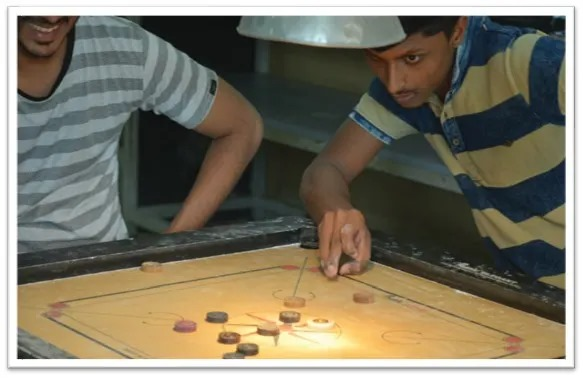
#> input picture ASIP/Practical-3/assets/image-1.jpeg, 583 x 378 px
$ jupyter execute asip_practical_3.ipynb
#> lines starting #> are read from the running program, lines starting #| are printed output that depends on the picture; after the words box and inside, x2 and y2 are one past the last pixel; in counts of white or black regions, pixels touching at a corner belong together
## Applied Signal and Image Processing

(Subhashish Nabajja, CS24010)

**Aim**: Write program to demonstrate the following aspects of signal on
sound/image data
1. Convolution operation
2. Template Matching

# Convolution Operation

Convolution is a mathematical operation used in signal processing and image processing. It involves combining two signals (or functions) to produce a third signal. The operation takes a kernel (small matrix or filter) and applies it to an input signal or image, transforming it by "sliding" the kernel over the signal.

### Key Points:
- **Kernel (Filter)**: A small matrix or vector that is applied to the input signal/image.
- **Sliding Window**: The kernel moves over the input signal/image, performing an operation (e.g., addition or multiplication) at each step.
- **Result**: The output signal/image is a transformed version of the input, based on the kernel used.

### Applications:
- **Image Processing**: Edge detection, blurring, sharpening, etc.
- **Signal Processing**: Filtering noise, smoothing signals, etc.

In the code, convolution is applied to sound data where a smoothing kernel is used to filter or modify the original sound signal.

---

# Template Matching

Template matching is a technique used in image processing to find a sub-image (template) inside a larger image. It involves sliding the template over the image (similar to convolution) and comparing the pixel values at each location. The goal is to find the region of the image that best matches the template.

### Key Points:
- **Template**: A smaller image that you want to find within a larger image.
- **Matching**: The template is moved over the image, and a similarity measure (such as correlation) is computed at each position.
- **Result**: The position of the best match is found, often represented by a rectangle drawn around the matching region.

### Applications:
- **Object Detection**: Detecting specific objects or patterns in an image.
- **Face Recognition**: Identifying faces in photographs.
- **Quality Control**: Checking if certain features are present in industrial images.

In the code, template matching is used to find a specified template inside an image and highlight the matched region by drawing a rectangle around it.

[cell 1]
import cv2
import numpy as np
import matplotlib.pyplot as plt
from scipy.io import wavfile
from scipy.signal import convolve

# Function to perform template matching on image data
def template_matching(image_path, template_path):
#> called with image_path = './assets/image-1.jpeg', template_path = './assets/image-2.jpg'
    try:
        # Load the image and the template
        image = cv2.imread(image_path, cv2.IMREAD_GRAYSCALE)
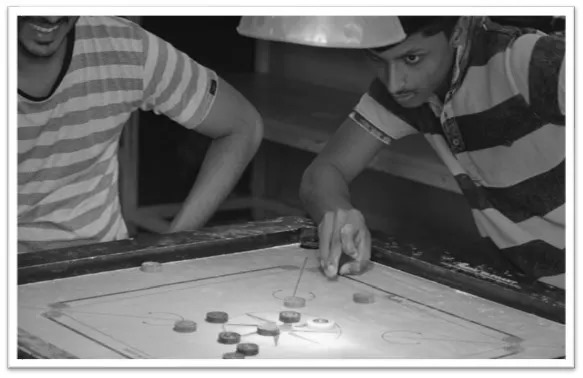
#> image: shape (378, 583); min 5, max 255, mean 116.5
        template = cv2.imread(template_path, cv2.IMREAD_GRAYSCALE)
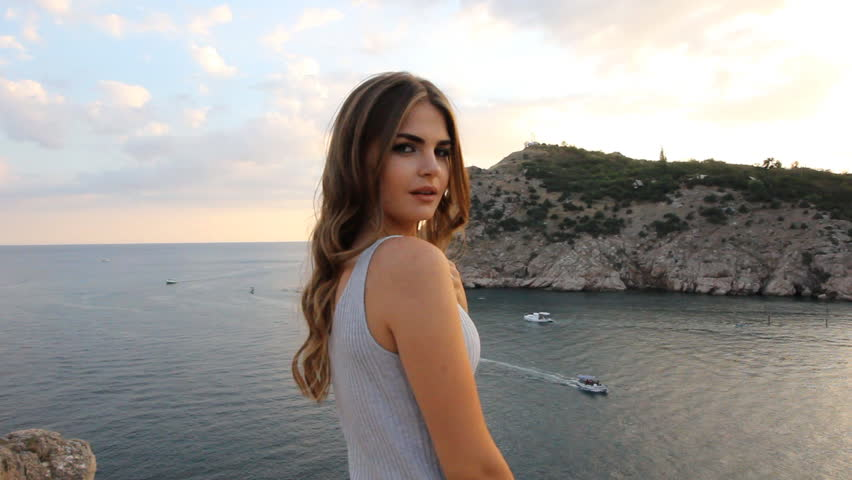
#> input picture ASIP/Practical-3/assets/image-2.jpg, 852 x 480 px
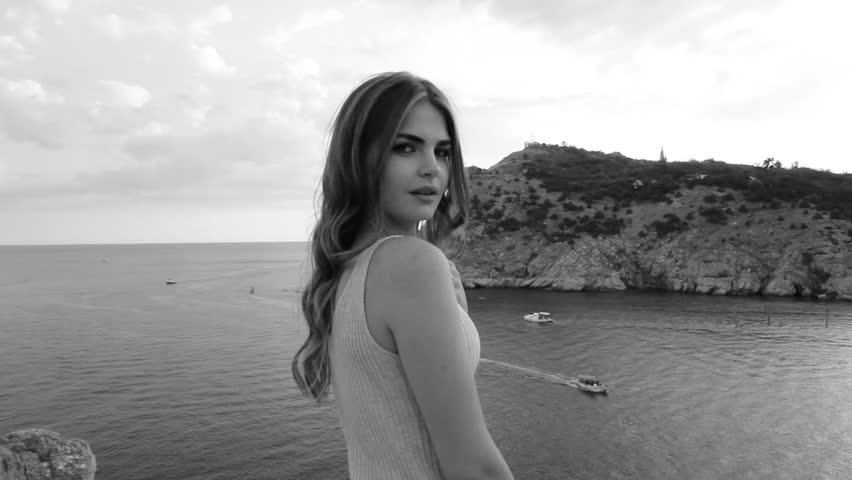
#> template: shape (480, 852); min 4, max 255, mean 155

        # Check if the files were loaded correctly
        if image is None or template is None:
            raise FileNotFoundError("Image or template file not found.")

        # Perform template matching
        result = cv2.matchTemplate(image, template, cv2.TM_CCOEFF_NORMED)
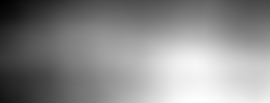
#> result: shape (103, 270) float32; min -0.104, max 0.204, mean 0.0633; drawn with min black and max white
        min_val, max_val, min_loc, max_loc = cv2.minMaxLoc(result)
#> min_val = -0.104; max_val = 0.204; min_loc = (0, 0); max_loc = (192, 102)

        # Extract the top-left corner of the matching area
        top_left = max_loc
#> top_left = (192, 102)
        h, w = template.shape
#> h = 480; w = 852

        # Draw a rectangle around the matched region
        matched_image = image.copy()
        cv2.rectangle(matched_image, top_left, (top_left[0] + w, top_left[1] + h), 255, 2)
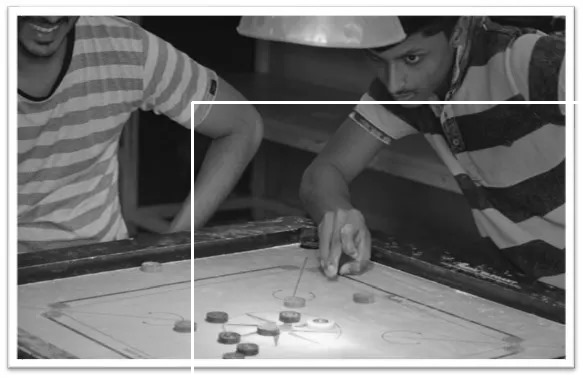
#> matched_image: shape (378, 583); 0.89% of pixels changed, all inside (x1, y1, x2, y2) = (191, 101, 582, 375)

        # Plot the results
        plt.figure(figsize=(12, 6))

        # Original image
        plt.subplot(1, 3, 1)
        plt.imshow(image, cmap='gray')
        plt.title("Original Image")
        plt.axis('off')

        # Template image
        plt.subplot(1, 3, 2)
        plt.imshow(template, cmap='gray')
        plt.title("Template Image")
        plt.axis('off')

        # Matched image with rectangle
        plt.subplot(1, 3, 3)
        plt.imshow(matched_image, cmap='gray')
        plt.title("Matched Image")
        plt.axis('off')
        plt.tight_layout()
        plt.show()

        # Return results for further processing if needed
        return result, top_left, (w, h)

    except Exception as e:
        print(f"An error occurred during template matching: {e}")
        return None

# Function to perform convolution on sound data
def sound_convolution(input_wav, kernel):
    try:
        # Read the sound file
        sample_rate, sound_data = wavfile.read(input_wav)

        # Handle multi-channel audio (use the first channel if stereo)
        if sound_data.ndim > 1:  # Stereo or multi-channel
            sound_data = sound_data[:, 0]  # Use the first channel

        # Check for file truncation or corruption
        if len(sound_data) == 0:
            raise ValueError("Sound file is empty or corrupted.")

        # Normalize sound data
        sound_data = sound_data / np.max(np.abs(sound_data))

        # Perform convolution
        convolved_data = convolve(sound_data, kernel, mode='same')

        # Plot original and convolved sound data
        plt.figure(figsize=(12, 6))

        # Plot original sound
        plt.subplot(2, 1, 1)
        plt.plot(sound_data, label="Original Sound")
        plt.title("Original Sound Signal")
        plt.grid()
        plt.legend()

        # Plot convolved sound
        plt.subplot(2, 1, 2)
        plt.plot(convolved_data, label="Convolved Sound", color='orange')
        plt.title("Convolved Sound Signal")
        plt.grid()
        plt.legend()

        plt.tight_layout()
        plt.show()

        # Return the convolved data
        return convolved_data

    except Exception as e:
        print(f"An error occurred during sound convolution: {e}")
        return None

# Example Usage:

# 1. Template Matching
image_path = './assets/image-1.jpeg'  # Replace with the path to your image
template_path = './assets/image-2.jpg'  # Replace with the path to your template
template_matching(image_path, template_path)

# 2. Sound Convolution
input_wav = './assets/taunt.wav'  # Replace with the path to your WAV file
kernel = np.ones(5) / 5  # Example kernel for smoothing
sound_convolution(input_wav, kernel)
